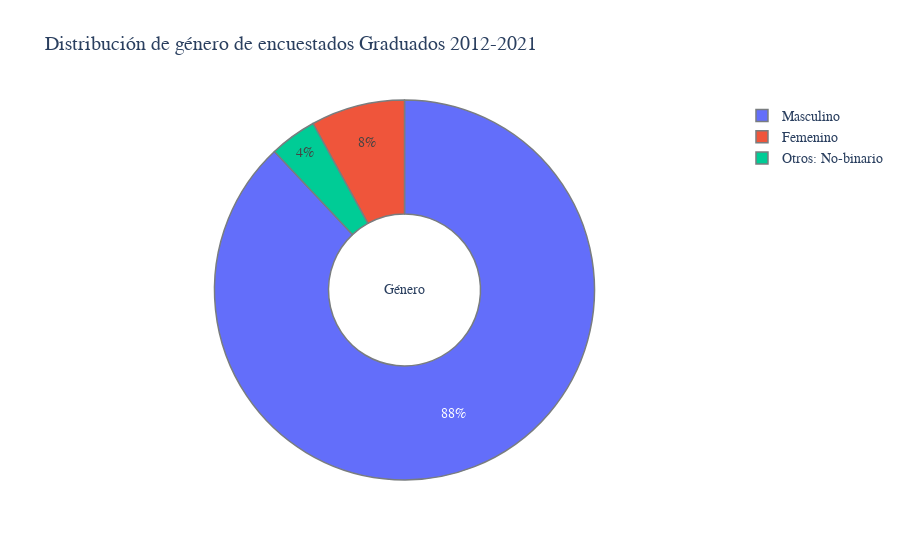

Write notebook code for a chart like this one.
### Markdown cell above
## ¿Cuál es la distribución de género?

### Code cell
temp_series = df_egresados_subset_columns['Genero'].value_counts()
labels = (np.array(temp_series.index))
sizes = (np.array((temp_series / temp_series.sum())*100))

trace = go.Pie(labels=labels, values=sizes, marker=dict(line=dict(color='#797D7F', width=1.5)), hole=.4)
layout = go.Layout(
    title='Distribución de género de encuestados Graduados 2012-2021',
    title_font_family="Rockwell", 
    annotations=[dict(text='Género', x=0.5, y=0.5, font_size=14, showarrow=False)],
    font=dict(
        family="Rockwell", size=14)
)
data = [trace]
fig = go.Figure(data=data, layout=layout)
py.iplot(fig, filename="gender")

### Figure 1 — Plotly figure (JSON) as saved in the notebook; plotly's stock layout.template omitted (floating-point values rounded to 4 significant figures)
{"data": [{"hole": 0.4, "labels": ["Masculino", "Femenino", "Otros: No-binario"], "marker": {"line": {"color": "#797D7F", "width": 1.5}}, "type": "pie", "values": [88, 8, 4]}], "layout": {"annotations": [{"font": {"size": 14}, "showarrow": false, "text": "Género", "x": 0.5, "y": 0.5}], "font": {"family": "Rockwell", "size": 14}, "title": {"font": {"family": "Rockwell"}, "text": "Distribución de género de encuestados Graduados 2012-2021"}}}
